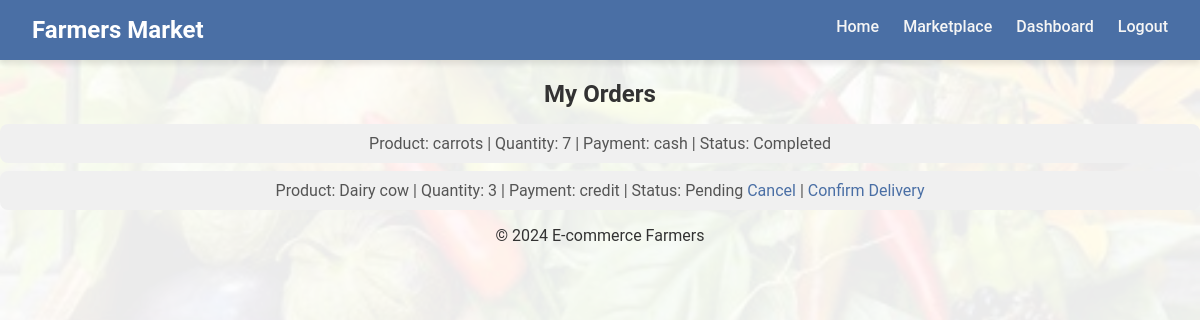
The app's page /orders (signed in) with its own data.
### tables this page shows
CREATE TABLE orders (
    id INTEGER PRIMARY KEY AUTOINCREMENT,
    product_id INTEGER,
    customer_id INTEGER,
    quantity INTEGER NOT NULL,
    payment_option TEXT CHECK(payment_option IN ('credit', 'debit', 'cash')) NOT NULL,
    status TEXT DEFAULT 'Pending', total_price REAL, -- Added status column for tracking orders
    FOREIGN KEY(product_id) REFERENCES products(id),
    FOREIGN KEY(customer_id) REFERENCES users(id)
);

CREATE TABLE products (
    id INTEGER PRIMARY KEY AUTOINCREMENT,
    name TEXT NOT NULL,
    price REAL NOT NULL,
    quantity INTEGER NOT NULL,
    description TEXT NOT NULL, -- Added description column
    contact TEXT,
    image TEXT,
    farmer_id INTEGER, category TEXT,
    FOREIGN KEY(farmer_id) REFERENCES users(id)
);

### app.py (the view)
@app.route('/orders')
def orders():
    if 'user_id' not in session or session.get('role') != 'customer':
        logging.warning(f"Unauthorized access attempt to orders page by user {session.get('user_id')}.")
        return redirect(url_for('login'))
    conn = get_db_connection()
    if conn:
        try:
            logging.info(f"Fetching orders for customer {session['user_id']}...")
            orders = conn.execute("""
                SELECT orders.id, products.name AS product_name, orders.quantity, orders.payment_option, orders.status
                FROM orders
                JOIN products ON orders.product_id = products.id
                WHERE orders.customer_id = ?
            """, (session['user_id'],)).fetchall()
            conn.close()
            logging.info(f"Fetched {len(orders)} orders for customer {session['user_id']}.")
            return render_template('orders.html', orders=orders)
        except sqlite3.Error as e:
            logging.error(f"Database error while fetching orders: {e}")
            flash(f"Database error: {e}", "danger")
            conn.close()
            return redirect(url_for('index'))
    else:
        logging.error("Database connection error in orders route.")
        flash("Database connection error!", "danger")
        return redirect(url_for('index'))

### app.py (called while the page is built)
def get_db_connection():
    try:
        logging.info("Connecting to the database...")
        conn = sqlite3.connect(app.config['DATABASE'])
        conn.row_factory = sqlite3.Row
        logging.info("Database connection successful.")
        return conn
    except sqlite3.Error as e:
        logging.error(f"Database connection error: {e}")
        return None

### templates/orders.html (shortened to what this page needs)
{% extends 'base.html' %}
{% block content %}
<h2>My Orders</h2>
<ul>
    {% for order in orders %}
        <li>
            Product: {{ order.product_name }} | Quantity: {{ order.quantity }} |
            Payment: {{ order.payment_option }} | Status: {{ order.status }}
            {% if order.status == 'Pending' %}
                <a href="{{ url_for('delete_order', order_id=order.id) }}">Cancel</a> |
                <a href="{{ url_for('confirm_delivery', order_id=order.id) }}">Confirm Delivery</a>
            {% endif %}
        </li>
    {% else %}
        <p>You haven't placed any orders yet.</p>
    {% endfor %}
</ul>
{% endblock %}

### static/css/style.css (style rules this page uses)
body, html { margin: 0; padding: 0; font-family: 'Roboto', sans-serif; color: #333; box-sizing: border-box; }
body::before { content: ""; position: absolute; top: 0; left: 0; right: 0; bottom: 0; background: url('OIP.jpg') no-repeat center center fixed; background-size: cover; opacity: 0.08; z-index: -1; }
body { display: flex; flex-direction: column; justify-content: center; background-size: cover; height: 100%; text-align: center; }
* { margin: 0; padding: 0; box-sizing: border-box; }
body { padding-top: 80px; }
ul { list-style: none; padding-left: 0; margin: 1rem 0; }
ul li { font-size: 1rem; margin-bottom: 0.5rem; color: #555; background: #f0f0f0; padding: 10px; border-radius: 8px; transition: transform 0.3s ease, background-color 0.3s ease; }
ul li a { color: #4a6fa5; text-decoration: none; transition: color 0.3s ease; }
.card, .product-card, form button, ul li { transition: all 0.3s ease-in-out; }

### records on screen
orders: product_name "carrots", quantity "7", payment_option "cash", status "Completed"
orders: product_name "Dairy cow", quantity "3", payment_option "credit", status "Pending"
